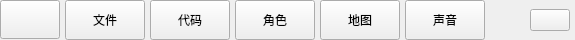
        <widget class="QFrame" name="menu_frame">
         <property name="sizePolicy">
          <sizepolicy hsizetype="Ignored" vsizetype="Preferred">
           <horstretch>0</horstretch>
           <verstretch>0</verstretch>
          </sizepolicy>
         </property>
         <property name="minimumSize">
          <size>
           <width>0</width>
           <height>40</height>
          </size>
         </property>
         <property name="maximumSize">
          <size>
           <width>16777215</width>
           <height>40</height>
          </size>
         </property>
         <property name="layoutDirection">
          <enum>Qt::LayoutDirection::LeftToRight</enum>
         </property>
         <property name="styleSheet">
          <string notr="true"/>
         </property>
         <property name="frameShape">
          <enum>QFrame::Shape::NoFrame</enum>
         </property>
         <property name="frameShadow">
          <enum>QFrame::Shadow::Raised</enum>
         </property>
         <property name="lineWidth">
          <number>0</number>
         </property>
         <layout class="QHBoxLayout" name="horizontalLayout_3" stretch="1,1,1,1,1,1,6,0">
          <property name="spacing">
           <number>5</number>
          </property>
          <property name="leftMargin">
           <number>0</number>
          </property>
          <property name="topMargin">
           <number>0</number>
          </property>
          <property name="rightMargin">
           <number>5</number>
          </property>
          <property name="bottomMargin">
           <number>0</number>
          </property>
          <item alignment="Qt::AlignmentFlag::AlignTop">
           <widget class="QPushButton" name="btn_logo">
            <property name="enabled">
             <bool>true</bool>
            </property>
            <property name="sizePolicy">
             <sizepolicy hsizetype="Minimum" vsizetype="Minimum">
              <horstretch>0</horstretch>
              <verstretch>0</verstretch>
             </sizepolicy>
            </property>
            <property name="minimumSize">
             <size>
              <width>60</width>
              <height>39</height>
             </size>
            </property>
            <property name="maximumSize">
             <size>
              <width>60</width>
              <height>39</height>
             </size>
            </property>
            <property name="focusPolicy">
             <enum>Qt::FocusPolicy::TabFocus</enum>
            </property>
            <property name="text">
             <string/>
            </property>
            <property name="icon">
             <iconset resource="../assets/resources.qrc">
              <normaloff>:/icons/logo.svg</normaloff>:/icons/logo.svg</iconset>
            </property>
            <property name="iconSize">
             <size>
              <width>90</width>
              <height>40</height>
             </size>
            </property>
            <property name="flat">
             <bool>false</bool>
            </property>
           </widget>
          </item>
          <item>
           <widget class="QPushButton" name="btn_file">
            <property name="sizePolicy">
             <sizepolicy hsizetype="Minimum" vsizetype="Expanding">
              <horstretch>0</horstretch>
              <verstretch>0</verstretch>
             </sizepolicy>
            </property>
            <property name="minimumSize">
             <size>
              <width>0</width>
              <height>0</height>
             </size>
            </property>
            <property name="maximumSize">
             <size>
              <width>16777215</width>
              <height>40</height>
             </size>
            </property>
            <property name="text">
             <string>文件</string>
            </property>
            <property name="icon">
             <iconset resource="../assets/resources.qrc">
              <normaloff>:/icons/icon--file.svg</normaloff>:/icons/icon--file.svg</iconset>
            </property>
            <property name="iconSize">
             <size>
              <width>18</width>
              <height>18</height>
             </size>
            </property>
           </widget>
          </item>
          <item>
           <widget class="QPushButton" name="btn_code_editor">
            <property name="sizePolicy">
             <sizepolicy hsizetype="Minimum" vsizetype="Expanding">
              <horstretch>0</horstretch>
              <verstretch>0</verstretch>
             </sizepolicy>
            </property>
            <property name="minimumSize">
             <size>
              <width>0</width>
              <height>0</height>
             </size>
            </property>
            <property name="maximumSize">
             <size>
              <width>16777215</width>
              <height>40</height>
             </size>
            </property>
            <property name="text">
             <string>代码</string>
            </property>
            <property name="icon">
             <iconset resource="../assets/resources.qrc">
              <normaloff>:/icons/icon--edit.svg</normaloff>:/icons/icon--edit.svg</iconset>
            </property>
            <property name="iconSize">
             <size>
              <width>24</width>
              <height>24</height>
             </size>
            </property>
           </widget>
          </item>
          <item>
           <widget class="QPushButton" name="btn_sprite_editor">
            <property name="sizePolicy">
             <sizepolicy hsizetype="Minimum" vsizetype="Expanding">
              <horstretch>0</horstretch>
              <verstretch>0</verstretch>
             </sizepolicy>
            </property>
            <property name="minimumSize">
             <size>
              <width>0</width>
              <height>0</height>
             </size>
            </property>
            <property name="maximumSize">
             <size>
              <width>16777215</width>
              <height>40</height>
             </size>
            </property>
            <property name="text">
             <string>角色</string>
            </property>
            <property name="icon">
             <iconset resource="../assets/resources.qrc">
              <normaloff>:/icons/addons.svg</normaloff>:/icons/addons.svg</iconset>
            </property>
            <property name="iconSize">
             <size>
              <width>20</width>
              <height>20</height>
             </size>
            </property>
           </widget>
          </item>
          <item>
           <widget class="QPushButton" name="btn_setting">
            <property name="sizePolicy">
             <sizepolicy hsizetype="Minimum" vsizetype="Expanding">
              <horstretch>0</horstretch>
              <verstretch>0</verstretch>
             </sizepolicy>
            </property>
            <property name="minimumSize">
             <size>
              <width>0</width>
              <height>0</height>
             </size>
            </property>
            <property name="maximumSize">
             <size>
              <width>16777215</width>
              <height>40</height>
             </size>
            </property>
            <property name="text">
             <string>地图</string>
            </property>
            <property name="icon">
             <iconset resource="../assets/resources.qrc">
              <normaloff>:/icons/icon--settings.svg</normaloff>:/icons/icon--settings.svg</iconset>
            </property>
            <property name="iconSize">
             <size>
              <width>22</width>
              <height>22</height>
             </size>
            </property>
           </widget>
          </item>
          <item>
           <widget class="QPushButton" name="btn_save">
            <property name="sizePolicy">
             <sizepolicy hsizetype="Minimum" vsizetype="Expanding">
              <horstretch>0</horstretch>
              <verstretch>0</verstretch>
             </sizepolicy>
            </property>
            <property name="minimumSize">
             <size>
              <width>0</width>
              <height>0</height>
             </size>
            </property>
            <property name="maximumSize">
             <size>
              <width>80</width>
              <height>40</height>
             </size>
            </property>
            <property name="text">
             <string>声音</string>
            </property>
            <property name="icon">
             <iconset resource="../assets/resources.qrc">
              <normaloff>:/icons/保存.svg</normaloff>:/icons/保存.svg</iconset>
            </property>
            <property name="iconSize">
             <size>
              <width>16</width>
              <height>16</height>
             </size>
            </property>
           </widget>
          </item>
          <item>
           <spacer name="horizontalSpacer_2">
            <property name="orientation">
             <enum>Qt::Orientation::Horizontal</enum>
            </property>
            <property name="sizeHint" stdset="0">
             <size>
              <width>40</width>
              <height>20</height>
             </size>
            </property>
           </spacer>
          </item>
          <item>
           <widget class="QPushButton" name="btn_help">
            <property name="text">
             <string/>
            </property>
            <property name="icon">
             <iconset resource="../assets/resources.qrc">
              <normaloff>:/icons/help.svg</normaloff>:/icons/help.svg</iconset>
            </property>
            <property name="iconSize">
             <size>
              <width>24</width>
              <height>24</height>
             </size>
            </property>
           </widget>
          </item>
         </layout>
        </widget>
